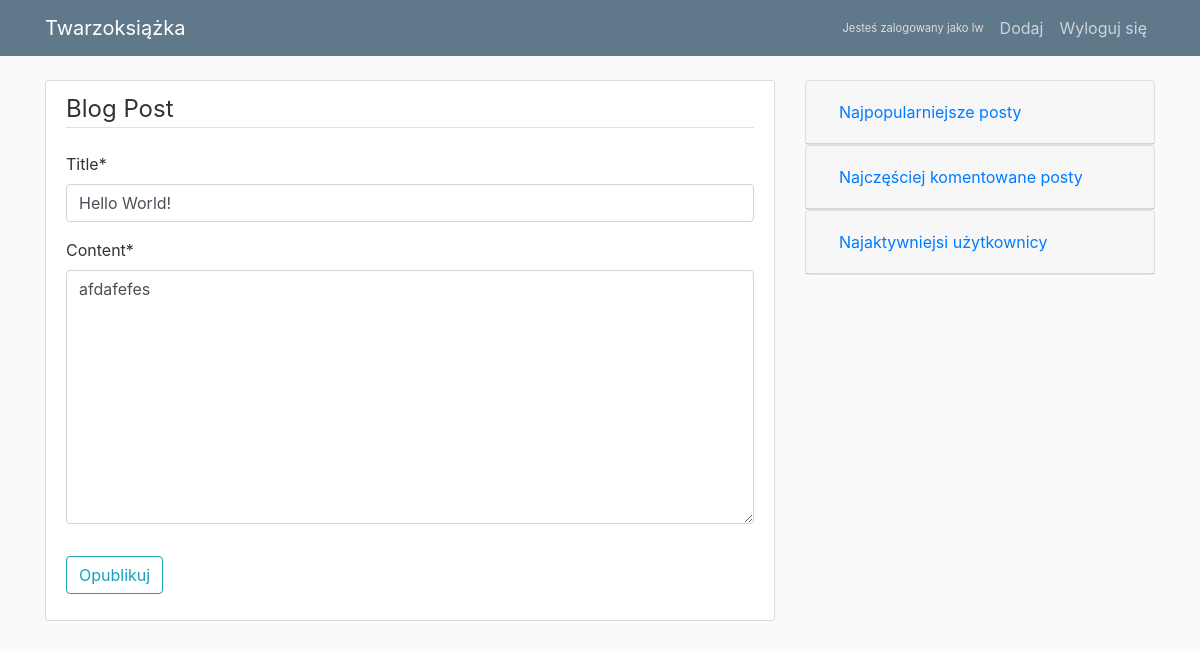
The app's page /post/11/update/ (signed in), older data.
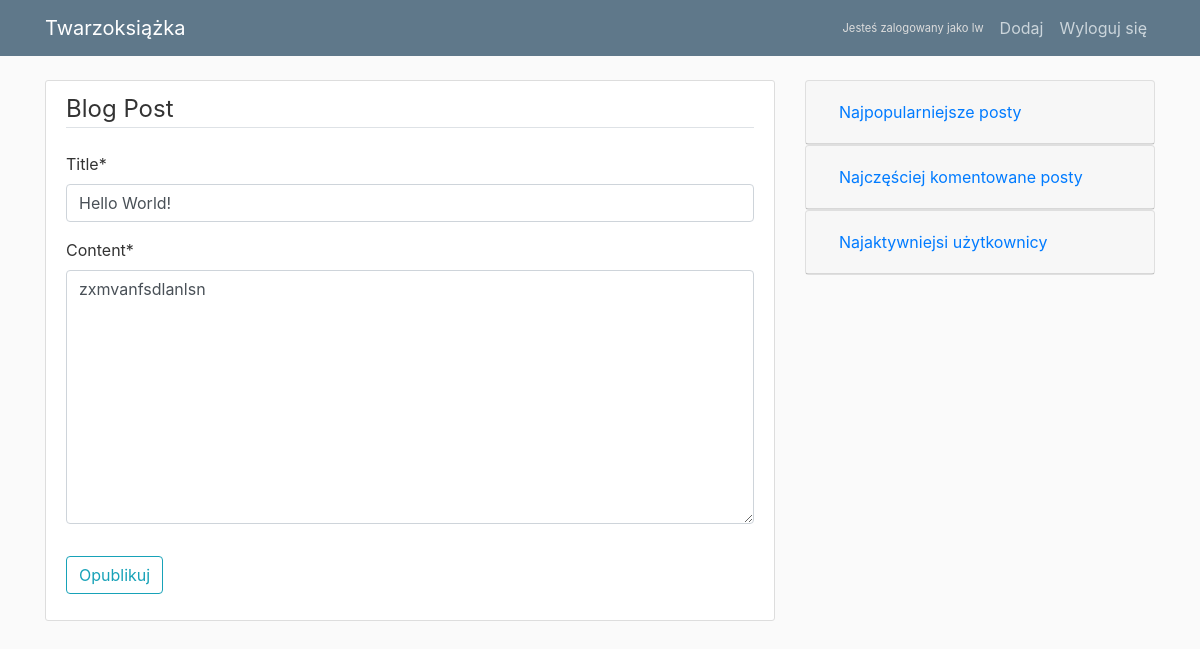
The same page, newer data.
### blog/models.py (models this page shows, shortened)
class Post(models.Model):
    title = models.CharField(max_length=100)
    content = models.TextField()
    date_posted = models.DateTimeField(default=timezone.now)
    author = models.ForeignKey(User, on_delete=models.CASCADE)
    visits = models.IntegerField(default=0)
    class Meta:
        ordering = ['-date_posted']

### blog/views.py (the view, shortened to what this page needs)
# urls.py: path('post/<int:pk>/update/', PostUpdateView.as_view(), name='post-update'),
class PostUpdateView(LoginRequiredMixin, UserPassesTestMixin, UpdateView):
    login_url = '/login/'
    model = Post
    fields = ['title', 'content']
    def test_func(self):
        post = self.get_object()
        if self.request.user == post.author:
            return True
        return False

### blog/templates/blog/post_form.html (shortened to what this page needs)
{% extends "blog/index.html" %}
{% load crispy_forms_tags %}
{% block content %}
    <div class="content-section">
        <form method="POST">
            <fieldset class="form-group">
                <legend class="border-bottom mb-4">Blog Post</legend>
                {{ form|crispy }}
            </fieldset>
            <div class="form-group">
                <button class="btn btn-outline-info" type="submit">Opublikuj</button>
            </div>
        </form>
    </div>
{% endblock content %}

Row changes from the older to the newer data that the page shows:
changed Post "Hello World!": content "afdafefes" → "zxmvanfsdlanlsn"
